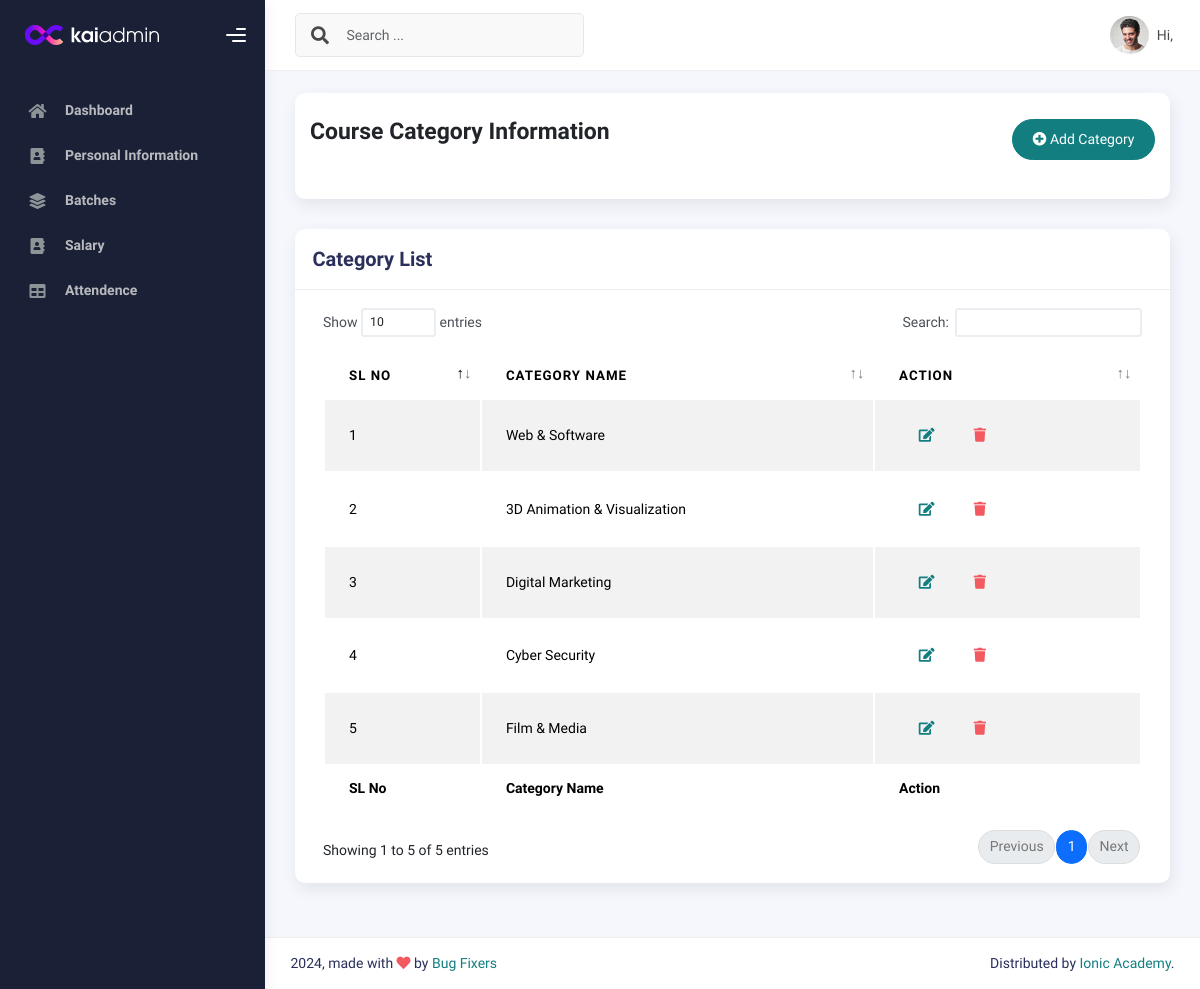
The page /categorylist/ (signed in) on the database its author committed.
### IMSapp/models.py (models this page shows, shortened)
class CourseCategoryModel(models.Model):
    CategoryName = models.CharField(max_length=100,null=True)

### IMSapp/courseviews.py (the view)
# urls.py: path('categorylist/',categorylist,name="categorylist"),
@login_required
def categorylist(request):
    categorydata = CourseCategoryModel.objects.all()
    return render(request,'courses/categorylist.html',{'categorydata':categorydata})

### IMSapp/templates/courses/categorylist.html
{% extends "profilemaster/master.html" %}
{% block content %}
<div class="col-sm-12 col-md-12">
    <div class="card card-stats card-round">
        <div class="card-body">
            <div class="d-flex align-items-left align-items-md-center flex-column flex-md-row pt-2 pb-4">
                <div>
                    <h3 class="fw-bold mb-3">Course Category Information</h3>
                </div>
                <div class="ms-md-auto py-2 py-md-0">
                    <a href="{% url 'addcategory' %}" class="btn btn-primary btn-round"><i class="fas fa-plus-circle"></i> Add Category</a>
                </div>
            </div>
        </div>
    </div>
</div>
<div class="col-md-12">
    <div class="card">
      <div class="card-header">
        <h4 class="card-title">Category List</h4>
      </div>
      <div class="card-body">
        <div class="table-responsive">
          <table id="basic-datatables" class="display table table-striped table-hover">
            <thead>
              <tr>
                <th>SL No</th>
                <th>Category Name</th>
                <th>Action</th>
              </tr>
            </thead>
            <tfoot>
              <tr>
                <th>SL No</th>
                <th>Category Name</th>
                <th>Action</th>
              </tr>
            </tfoot>
            <tbody>
              {% for i in categorydata %}
                <tr>
                  <td>{{forloop.counter}}</td>
                  <td>{{i.CategoryName}}</td>
                  <td>
                    <div class="form-button-action">
                      <a href="{% url 'editcategory' i.id %}" class="btn btn-link btn-primary btn-md">
                        <i class="fa fa-edit"></i>
                      </a>
                      <a href="{% url 'deletecategory' i.id %}" class="btn btn-link btn-danger btn-md">
                        <i class="fa fa-trash"></i>
                      </a>
                    </div>
                  </td>
                </tr>
              {% endfor %}
            </tbody>
          </table>
        </div>
      </div>
    </div>
  </div>
{% endblock content %}

### rows shown on the page
CourseCategoryModel: CategoryName "Web & Software"
CourseCategoryModel: CategoryName "3D Animation & Visualization"
CourseCategoryModel: CategoryName "Digital Marketing"
CourseCategoryModel: CategoryName "Cyber Security"
CourseCategoryModel: CategoryName "Film & Media"
